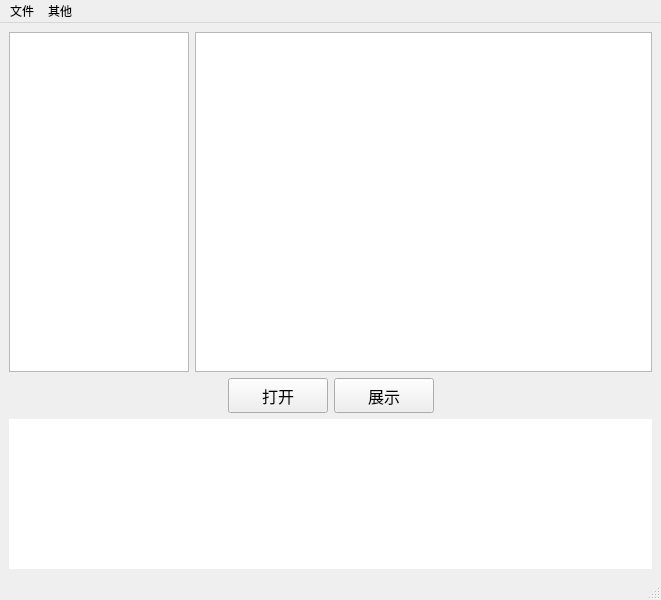
<?xml version="1.0" encoding="UTF-8"?>
<ui version="4.0">
 <class>MainWindow</class>
 <widget class="QMainWindow" name="MainWindow">
  <property name="geometry">
   <rect>
    <x>0</x>
    <y>0</y>
    <width>661</width>
    <height>600</height>
   </rect>
  </property>
  <property name="minimumSize">
   <size>
    <width>600</width>
    <height>500</height>
   </size>
  </property>
  <property name="windowTitle">
   <string>操作系统原理展示平台</string>
  </property>
  <property name="windowIcon">
   <iconset resource="images.qrc">
    <normaloff>:/new/prefix1/images/logo.ico</normaloff>:/new/prefix1/images/logo.ico</iconset>
  </property>
  <widget class="QWidget" name="centralwidget">
   <layout class="QVBoxLayout" name="mainLayout">
    <item>
     <layout class="QHBoxLayout" name="contentLayout">
      <item>
       <widget class="QTreeView" name="treeView">
        <property name="sizePolicy">
         <sizepolicy hsizetype="Preferred" vsizetype="Expanding">
          <horstretch>1</horstretch>
          <verstretch>1</verstretch>
         </sizepolicy>
        </property>
        <property name="minimumSize">
         <size>
          <width>180</width>
          <height>0</height>
         </size>
        </property>
        <attribute name="headerVisible">
         <bool>false</bool>
        </attribute>
       </widget>
      </item>
      <item>
       <widget class="QTextEdit" name="showText">
        <property name="sizePolicy">
         <sizepolicy hsizetype="Expanding" vsizetype="Expanding">
          <horstretch>3</horstretch>
          <verstretch>1</verstretch>
         </sizepolicy>
        </property>
        <property name="font">
         <font>
          <family>Microsoft YaHei</family>
          <pointsize>10</pointsize>
         </font>
        </property>
       </widget>
      </item>
     </layout>
    </item>
    <item>
     <layout class="QHBoxLayout" name="buttonLayout">
      <item>
       <spacer name="horizontalSpacer">
        <property name="orientation">
         <enum>Qt::Horizontal</enum>
        </property>
        <property name="sizeHint" stdset="0">
         <size>
          <width>40</width>
          <height>20</height>
         </size>
        </property>
       </spacer>
      </item>
      <item>
       <widget class="QPushButton" name="openButton">
        <property name="minimumSize">
         <size>
          <width>100</width>
          <height>35</height>
         </size>
        </property>
        <property name="font">
         <font>
          <family>Microsoft YaHei</family>
          <pointsize>12</pointsize>
         </font>
        </property>
        <property name="text">
         <string>打开</string>
        </property>
       </widget>
      </item>
      <item>
       <widget class="QPushButton" name="showButton">
        <property name="minimumSize">
         <size>
          <width>100</width>
          <height>35</height>
         </size>
        </property>
        <property name="font">
         <font>
          <family>Microsoft YaHei</family>
          <pointsize>12</pointsize>
         </font>
        </property>
        <property name="text">
         <string>展示</string>
        </property>
       </widget>
      </item>
      <item>
       <spacer name="horizontalSpacer_2">
        <property name="orientation">
         <enum>Qt::Horizontal</enum>
        </property>
        <property name="sizeHint" stdset="0">
         <size>
          <width>40</width>
          <height>20</height>
         </size>
        </property>
       </spacer>
      </item>
     </layout>
    </item>
    <!-- 新增推荐列表 -->
    <item>
     <widget class="QListWidget" name="recommendationList">
      <property name="sizePolicy">
       <sizepolicy hsizetype="Expanding" vsizetype="Preferred">
        <horstretch>0</horstretch>
        <verstretch>0</verstretch>
       </sizepolicy>
      </property>
      <property name="minimumSize">
       <size>
        <width>0</width>
        <height>120</height>
       </size>
      </property>
      <property name="maximumSize">
       <size>
        <width>16777215</width>
        <height>150</height>
       </size>
      </property>
      <property name="frameShape">
       <enum>QFrame::NoFrame</enum>
      </property>
      <property name="verticalScrollBarPolicy">
       <enum>Qt::ScrollBarAsNeeded</enum>
      </property>
      <property name="horizontalScrollBarPolicy">
       <enum>Qt::ScrollBarAlwaysOff</enum>
      </property>
     </widget>
    </item>
   </layout>
  </widget>
  <widget class="QMenuBar" name="menubar">
   <property name="geometry">
    <rect>
     <x>0</x>
     <y>0</y>
     <width>661</width>
     <height>17</height>
    </rect>
   </property>
   <widget class="QMenu" name="File">
    <property name="title">
     <string>文件</string>
    </property>
    <addaction name="open"/>
    <addaction name="save"/>
    <addaction name="save_as"/>
   </widget>
   <widget class="QMenu" name="Other">
    <property name="title">
     <string>其他</string>
    </property>
    <addaction name="replace"/>
   </widget>
   <addaction name="File"/>
   <addaction name="Other"/>
  </widget>
  <widget class="QStatusBar" name="statusbar"/>
  <action name="open">
   <property name="text">
    <string>打开</string>
   </property>
  </action>
  <action name="save">
   <property name="text">
    <string>保存</string>
   </property>
  </action>
  <action name="save_as">
   <property name="text">
    <string>另存为...</string>
   </property>
  </action>
  <action name="replace">
   <property name="text">
    <string>替换</string>
   </property>
  </action>
 </widget>
 <resources>
  <include location="images.qrc"/>
 </resources>
 <connections/>
</ui>
